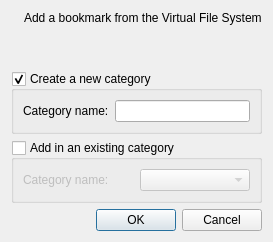
<?xml version="1.0" encoding="UTF-8"?>
<!--
DFF - An Open Source Digital Forensics Framework
Copyright (C) 2009-2013 ArxSys

This program is free software, distributed under the terms of
the GNU General Public License Version 2. See the LICENSE file
at the top of the source tree.

See http://www.digital-forensic.org for more information about this
project. Please do not directly contact any of the maintainers of
DFF for assistance; the project provides a web site, mailing lists
and IRC channels for your use.

Author(s):
Christophe Malinge cma@digital-forensic.org
-->
<ui version="4.0">
 <class>AddBookmark</class>
 <widget class="QDialog" name="AddBookmark">
  <property name="windowTitle">
   <string>Add bookmark</string>
  </property>
  <layout class="QVBoxLayout" name="verticalLayout_2">
   <item>
    <layout class="QHBoxLayout" name="horizontalLayout">
     <item>
      <widget class="QLabel" name="label">
       <property name="text">
        <string notr="true"/>
       </property>
       <property name="pixmap">
        <pixmap resource="gui.qrc">:/bookmark.png</pixmap>
       </property>
      </widget>
     </item>
     <item>
      <layout class="QVBoxLayout" name="verticalLayout">
       <item>
        <widget class="QLabel" name="label_2">
         <property name="text">
          <string>Add a bookmark from the Virtual File System</string>
         </property>
        </widget>
       </item>
       <item>
        <spacer name="verticalSpacer">
         <property name="orientation">
          <enum>Qt::Vertical</enum>
         </property>
         <property name="sizeHint" stdset="0">
          <size>
           <width>20</width>
           <height>40</height>
          </size>
         </property>
        </spacer>
       </item>
      </layout>
     </item>
    </layout>
   </item>
   <item>
    <widget class="QGroupBox" name="newBox">
     <property name="title">
      <string>Create a new category</string>
     </property>
     <property name="flat">
      <bool>false</bool>
     </property>
     <property name="checkable">
      <bool>true</bool>
     </property>
     <layout class="QHBoxLayout" name="horizontalLayout_2">
      <item>
       <widget class="QLabel" name="label_3">
        <property name="text">
         <string>Category name:</string>
        </property>
       </widget>
      </item>
      <item>
       <widget class="QLineEdit" name="catname"/>
      </item>
     </layout>
    </widget>
   </item>
   <item>
    <widget class="QGroupBox" name="existBox">
     <property name="title">
      <string>Add in an existing category</string>
     </property>
     <property name="checkable">
      <bool>true</bool>
     </property>
     <property name="checked">
      <bool>false</bool>
     </property>
     <layout class="QHBoxLayout" name="horizontalLayout_3">
      <item>
       <widget class="QLabel" name="label_4">
        <property name="text">
         <string>Category name:</string>
        </property>
       </widget>
      </item>
      <item>
       <widget class="QComboBox" name="catcombo"/>
      </item>
     </layout>
    </widget>
   </item>
   <item>
    <widget class="QDialogButtonBox" name="buttonBox">
     <property name="orientation">
      <enum>Qt::Horizontal</enum>
     </property>
     <property name="standardButtons">
      <set>QDialogButtonBox::Cancel|QDialogButtonBox::Ok</set>
     </property>
    </widget>
   </item>
  </layout>
 </widget>
 <resources>
  <include location="gui.qrc"/>
 </resources>
 <connections>
  <connection>
   <sender>buttonBox</sender>
   <signal>accepted()</signal>
   <receiver>AddBookmark</receiver>
   <slot>accept()</slot>
   <hints>
    <hint type="sourcelabel">
     <x>248</x>
     <y>254</y>
    </hint>
    <hint type="destinationlabel">
     <x>157</x>
     <y>274</y>
    </hint>
   </hints>
  </connection>
  <connection>
   <sender>buttonBox</sender>
   <signal>rejected()</signal>
   <receiver>AddBookmark</receiver>
   <slot>reject()</slot>
   <hints>
    <hint type="sourcelabel">
     <x>316</x>
     <y>260</y>
    </hint>
    <hint type="destinationlabel">
     <x>286</x>
     <y>274</y>
    </hint>
   </hints>
  </connection>
 </connections>
</ui>
